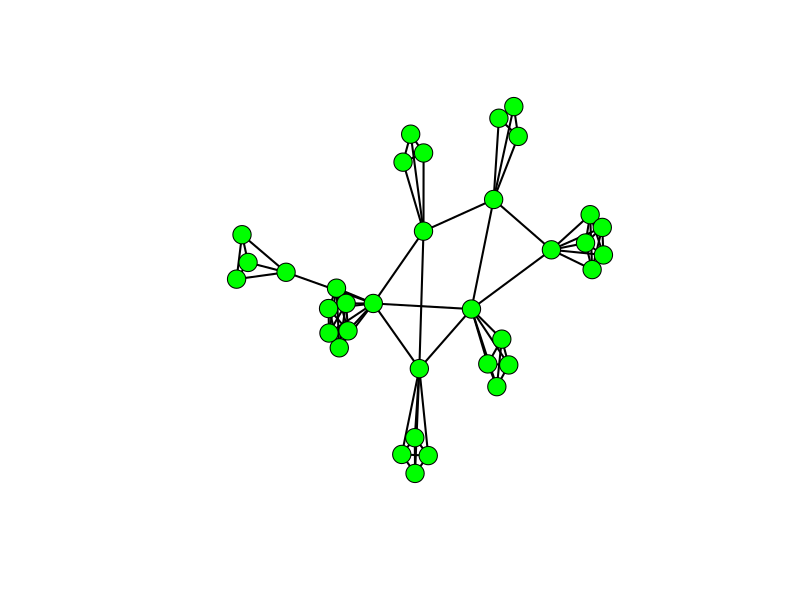
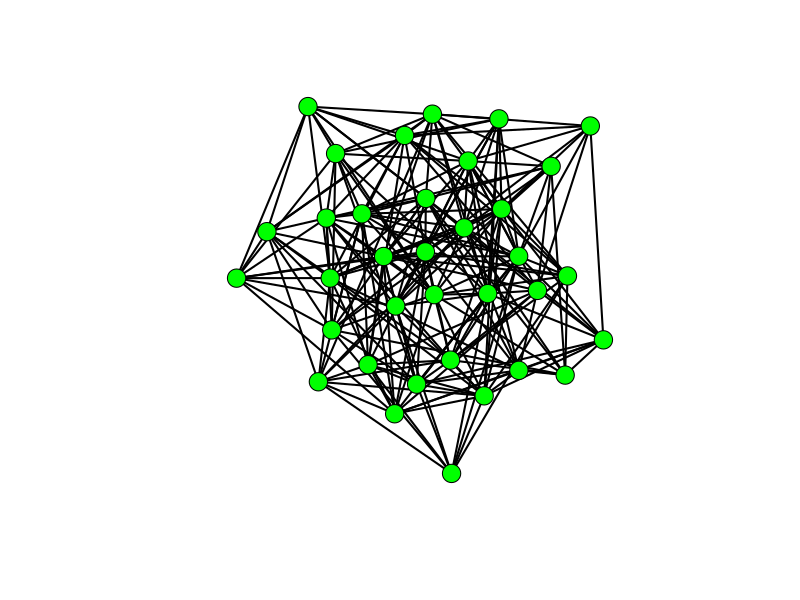

Reproduce these figures in R, in order.

library(igraph)

set.seed(1234)
NUM.MINIS <- 7
module.sizes <- sample(c(4,5,3:7),NUM.MINIS,replace=TRUE)

make.mini.graphs <- lapply(1:length(module.sizes), function(n) {
    g <- make_full_graph(module.sizes[n])
    V(g)$name <- paste0(LETTERS[n],1:module.sizes[n])
    return(g)
})

low <- graph.union(make.mini.graphs)
low <- add_edges(low,c(
    "A1","B1",
    "B1","C1",
    "B1","D1",
    "C1","A1",
    "D1","F1",
    "E1","A1",
    "E1","D1",
    "E1","F1",
    "F1","B1",
    "F1","G1"
))

V(low)$name <- ""
png("lowDependencies.png")
plot(low, layout=layout_with_fr(low),
    vertex.size=10,
    vertex.color="green", edge.color="black", edge.width=2)
dev.off()

high <- erdos.renyi.game(sum(module.sizes),p=.4)
V(high)$name <- ""
png("highDependencies.png")
plot(high, layout=layout_with_fr(high),
    vertex.size=10,
    vertex.color="green", edge.color="black", edge.width=2)
dev.off()
